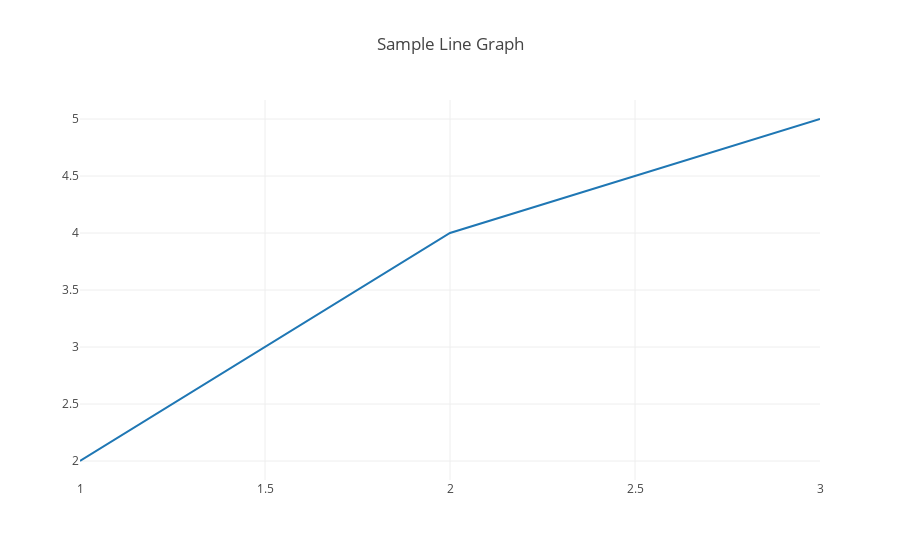

This figure's notebook cell:
### Markdown cell above
> Uncomment and run the code below

### Code cell
trace2 = trace_values([1, 2, 3], [2, 4, 5], 'lines', 'line trace')
 plot({'data': [trace2], 'layout': {'title': 'Sample Line Graph'}})

### Figure 1 — Plotly figure (JSON) as saved in the notebook; plotly's stock layout.template omitted (floating-point values rounded to 4 significant figures)
{"data": [{"mode": "lines", "name": "line trace", "type": "scatter", "uid": "0e7468f4-cd5e-11e8-9b3c-0242ac11000c", "x": [1, 2, 3], "y": [2, 4, 5]}], "layout": {"title": "Sample Line Graph"}}
